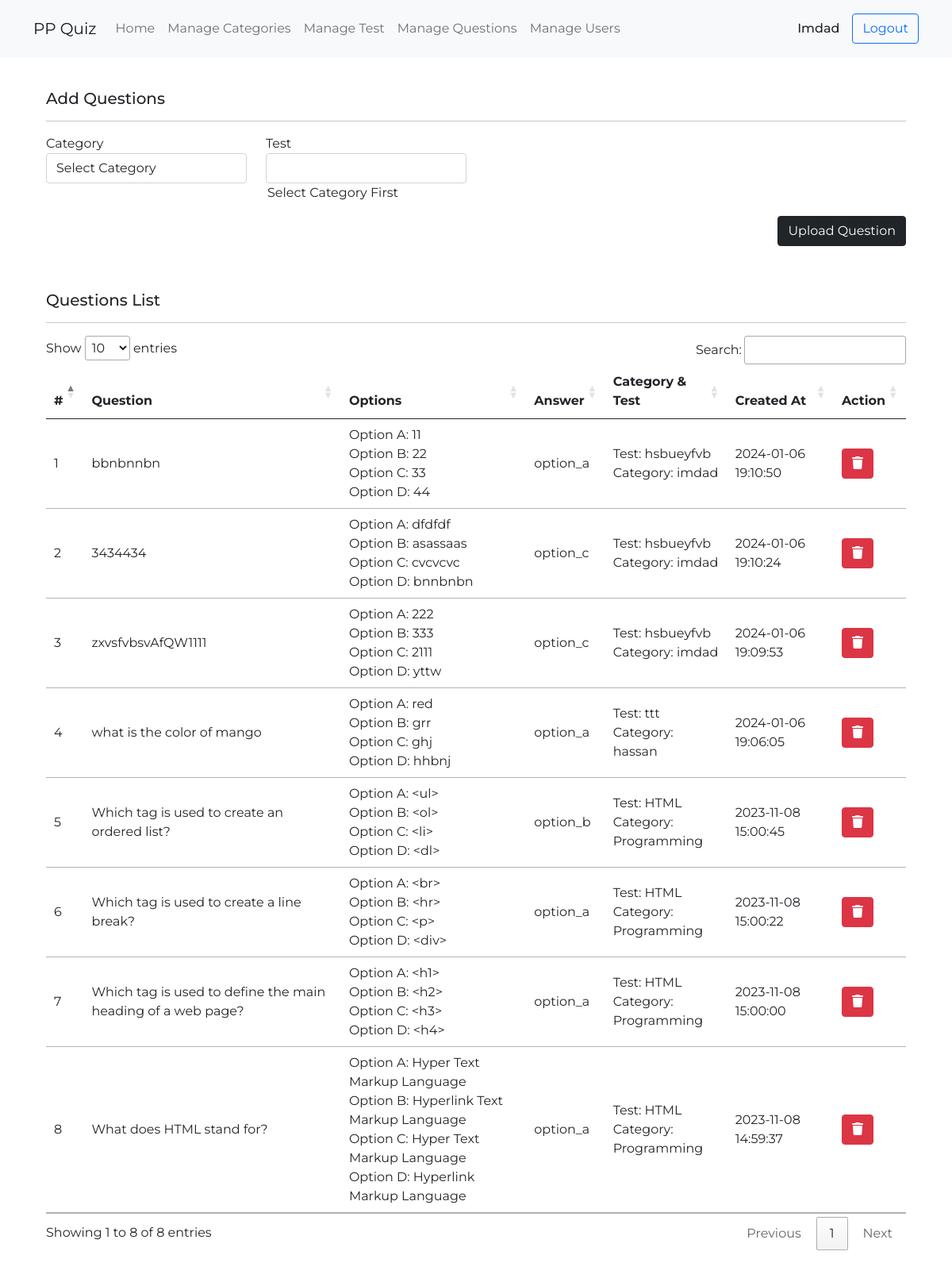
The app's page /manage_questions.php (signed in) with its own data.
### tables this page shows
CREATE TABLE `users` (
  `id` int(255) NOT NULL,
  `name` varchar(255) NOT NULL,
  `email` varchar(255) NOT NULL,
  `phone` varchar(255) NOT NULL,
  `password` varchar(255) NOT NULL,
  `status` varchar(255) NOT NULL DEFAULT 'active',
  `created_at` datetime NOT NULL DEFAULT current_timestamp()
);

CREATE TABLE `questions` (
  `id` int(11) NOT NULL,
  `question` varchar(255) NOT NULL,
  `option_a` varchar(255) NOT NULL,
  `option_b` varchar(255) NOT NULL,
  `option_c` varchar(255) NOT NULL,
  `option_d` varchar(255) NOT NULL,
  `answer` varchar(255) NOT NULL,
  `test_id` varchar(255) NOT NULL,
  `created_at` datetime NOT NULL DEFAULT current_timestamp()
);

CREATE TABLE `tests` (
  `id` int(11) NOT NULL,
  `title` varchar(255) NOT NULL,
  `description` longtext NOT NULL,
  `status` varchar(255) NOT NULL,
  `category_id` varchar(255) NOT NULL,
  `created_at` timestamp NOT NULL DEFAULT current_timestamp()
);

CREATE TABLE `categories` (
  `id` int(11) NOT NULL,
  `title` varchar(255) NOT NULL,
  `description` longtext NOT NULL,
  `status` varchar(255) NOT NULL,
  `image` varchar(255) NOT NULL,
  `created_at` timestamp NOT NULL DEFAULT current_timestamp()
);

### manage_questions.php (the view, shortened to what this page needs)
<?php
include('./layout/header.php');
?>
<div class="container my-4">
    <div class="bg-white p-3 rounded">
        <h5>Add Questions</h5>
        <hr>
        <form method="GET">
            <div class="row">
                <div class="col-md-3">
                    <div class="form-group">
                        <label for="category">Category</label>
                        <select name="category_id" id="category" class="form-control" onchange="fetchTest()" required>
                            <option value="">Select Category</option>
                        </select>
                    </div>
                </div>
                <div class="col-md-3">
                    <div class="form-group">
                        <label for="test">Test</label>
                        <select name="test_id" class="form-control" id="tests" required></select>
                        <option value="">Select Category First</option>
                    </div>
                </div>
                <div class="col-md-12 mt-3">
                    <button type="submit" class="btn btn-dark ms-auto float-end">Upload Question</button>
                </div>
            </div>
        </form>
    </div>
</div>
<div class="container my-4">
    <div class="bg-white p-3 rounded">
        <h5>Questions List</h5>
        <hr>
        <table class="table hover-table" id="ppTable">
            <thead>
                <tr>
                    <th>#</th>
                    <th>Question</th>
                    <th>Options</th>
                    <th>Answer</th>
                    <th>Category & Test</th>
                    <th>Created At</th>
                    <th>Action</th>
                </tr>
            </thead>
            <tbody>
                <?php
                $q = mysqli_query($conn, "SELECT * FROM questions ORDER BY id DESC");
                $serial = 1;
                while ($data = mysqli_fetch_array($q)) {
                    $test = mysqli_fetch_array(mysqli_query($conn, "SELECT * FROM tests WHERE id = '$data[test_id]'"));
                    $category = mysqli_fetch_array(mysqli_query($conn, "SELECT * FROM categories WHERE id = '$test[category_id]'"));
                ?>
                    <tr valign="middle">
                        <td><?= $serial++ ?></td>
                        <td><?= $data['question'] ?></td>
                        <td>
                        <p class="mb-0">Option A: <?= htmlspecialchars($data['option_a']) ?></p>
                        <p class="mb-0">Option B: <?= htmlspecialchars($data['option_b']) ?></p>
                        <p class="mb-0">Option C: <?= htmlspecialchars($data['option_c']) ?></p>
                        <p class="mb-0">Option D: <?= htmlspecialchars($data['option_d']) ?></p>
                        </td>
                        <td><?= $data['answer'] ?></td>
                        <td>
                            <p class="mb-0">Test: <?= $test['title']?></p>
                            <p class="mb-0">Category: <?= $category['title']?></p>
                        </td>
                        <td><?= $data['created_at'] ?></td>
                        <td>
                            <button onclick="deleteCategory(<?= $data['id'] ?>)" class="btn btn-danger"><i class="fa fa-trash"></i></button>
                        </td>
                    </tr>
                <?php
                }
                ?>
            </tbody>
        </table>
    </div>
</div>
<?php
include('./layout/footer.php');
        ?>

### layout/header.php (shortened to what this page needs)
<?php
require('./layout/conn.php');
if (!$_SESSION['email']) {
?>
    <script>
        location.replace('index.php');
    </script>
<?php
} else {
    $user = mysqli_fetch_assoc(mysqli_query($conn, "SELECT * FROM users WHERE `email` = '$_SESSION[email]'"));
}
?>
<!DOCTYPE html>
<html lang="en">
<head>
    <link href="https://cdn.jsdelivr.net/npm/bootstrap@5.0.2/dist/css/bootstrap.min.css" rel="stylesheet">
    <link rel="stylesheet" href="https://cdnjs.cloudflare.com/ajax/libs/font-awesome/6.4.2/css/all.min.css" />
    <link rel="stylesheet" href="//cdn.datatables.net/1.13.6/css/jquery.dataTables.min.css">
    <link rel="stylesheet" href="assets/style.css">
</head>
<body style="background-image: url('https://images.unsplash.com/photo-1532012197267-da84d127e765');">
    <nav class="navbar navbar-expand-lg navbar-light bg-light p-3">
        <div class="container">
            <a class="navbar-brand" href="#">PP Quiz</a>
            <div class="collapse navbar-collapse" id="navbarSupportedContent">
                <ul class="navbar-nav me-auto mb-2 mb-lg-0">
                    <li class="nav-item">
                        <a class="nav-link" aria-current="page" href="./dashboard.php">Home</a>
                    </li>
                    <?php
                    if ($user['status'] == 'admin') {
                    ?>
                        <li class="nav-item">
                            <a class="nav-link" aria-current="page" href="./manage_categories.php">Manage Categories</a>
                        </li>
                        <li class="nav-item">
                            <a class="nav-link" aria-current="page" href="./manage_tests.php">Manage Test</a>
                        </li>
                        <li class="nav-item">
                            <a class="nav-link" aria-current="page" href="./manage_questions.php">Manage Questions</a>
                        </li>
                        <li class="nav-item">
                            <a class="nav-link" aria-current="page" href="./manage_users.php">Manage Users</a>
                        </li>
                    <?php
                    }
                    ?>
                </ul>
                <div class="d-flex align-items-center gap-3">
                    <h4 class="mb-0 h6"><?= $user['name'] ?></h4>
                    <a class="btn btn-outline-primary" href="./layout/logout.php">Logout</a>
                </div>
            </div>
        </div>
    </nav>

### assets/style.css (style rules this page uses)
* { font-family: Montserrat; }

### records on screen
users: name "Imdad"
questions: question "bbnbnnbn", option_a "11", option_b "22", option_c "33", option_d "44", answer "option_a", test.title "hsbueyfvb", categories.title "imdad", created_at "2024-01-06 19:10:50"
questions: question "3434434", option_a "dfdfdf", option_b "asassaas", option_c "cvcvcvc", option_d "bnnbnbn", answer "option_c", test.title "hsbueyfvb", categories.title "imdad", created_at "2024-01-06 19:10:24"
questions: question "zxvsfvbsvAfQW1111", option_a "222", option_b "333", option_c "2111", option_d "yttw", answer "option_c", test.title "hsbueyfvb", categories.title "imdad", created_at "2024-01-06 19:09:53"
questions: question "what is the color of mango", option_a "red", option_b "grr", option_c "ghj", option_d "hhbnj", answer "option_a", test.title "ttt", categories.title "hassan", created_at "2024-01-06 19:06:05"
questions: question "Which tag is used to create an ordered list?", option_a "<ul>", option_b "<ol>", option_c "<li>", option_d "<dl>", answer "option_b", test.title "HTML", categories.title "Programming", created_at "2023-11-08 15:00:45"
questions: question "Which tag is used to create a line break?", option_a "<br>", option_b "<hr>", option_c "<p>", option_d "<div>", answer "option_a", test.title "HTML", categories.title "Programming", created_at "2023-11-08 15:00:22"
questions: question "Which tag is used to define the main heading of a web page?", option_a "<h1>", option_b "<h2>", option_c "<h3>", option_d "<h4>", answer "option_a", test.title "HTML", categories.title "Programming", created_at "2023-11-08 15:00:00"
questions: question "What does HTML stand for?", option_a "Hyper Text Markup Language", option_b "Hyperlink Text Markup Language", option_c "Hyper Text Markup Language", option_d "Hyperlink Markup Language", answer "option_a", test.title "HTML", categories.title "Programming", created_at "2023-11-08 14:59:37"
